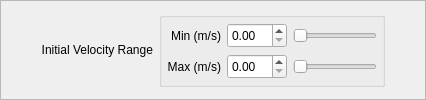
               <widget class="QFrame" name="InitialVelocityFrame" >
                <property name="sizePolicy" >
                 <sizepolicy vsizetype="Preferred" hsizetype="Preferred" >
                  <horstretch>0</horstretch>
                  <verstretch>0</verstretch>
                 </sizepolicy>
                </property>
                <property name="frameShape" >
                 <enum>QFrame::StyledPanel</enum>
                </property>
                <property name="frameShadow" >
                 <enum>QFrame::Raised</enum>
                </property>
                <layout class="QHBoxLayout" name="horizontalLayout_5" >
                 <property name="margin" >
                  <number>0</number>
                 </property>
                 <item>
                  <spacer name="horizontalSpacer_35" >
                   <property name="orientation" >
                    <enum>Qt::Horizontal</enum>
                   </property>
                   <property name="sizeType" >
                    <enum>QSizePolicy::Preferred</enum>
                   </property>
                   <property name="sizeHint" stdset="0" >
                    <size>
                     <width>40</width>
                     <height>20</height>
                    </size>
                   </property>
                  </spacer>
                 </item>
                 <item>
                  <widget class="QLabel" name="InitialVelocityLabel" >
                   <property name="sizePolicy" >
                    <sizepolicy vsizetype="Fixed" hsizetype="Preferred" >
                     <horstretch>0</horstretch>
                     <verstretch>0</verstretch>
                    </sizepolicy>
                   </property>
                   <property name="toolTip" >
                    <string>The initial velocity range the Shooter will send each particle</string>
                   </property>
                   <property name="text" >
                    <string>Initial Velocity Range</string>
                   </property>
                   <property name="alignment" >
                    <set>Qt::AlignRight|Qt::AlignTrailing|Qt::AlignVCenter</set>
                   </property>
                  </widget>
                 </item>
                 <item>
                  <widget class="QGroupBox" name="InitialVelocityBox" >
                   <property name="sizePolicy" >
                    <sizepolicy vsizetype="Fixed" hsizetype="Expanding" >
                     <horstretch>0</horstretch>
                     <verstretch>0</verstretch>
                    </sizepolicy>
                   </property>
                   <property name="title" >
                    <string/>
                   </property>
                   <layout class="QGridLayout" name="gridLayout_12" >
                    <property name="margin" >
                     <number>5</number>
                    </property>
                    <item row="1" column="0" >
                     <widget class="QLabel" name="InitialVelocityMaxLabel" >
                      <property name="sizePolicy" >
                       <sizepolicy vsizetype="Fixed" hsizetype="Preferred" >
                        <horstretch>0</horstretch>
                        <verstretch>0</verstretch>
                       </sizepolicy>
                      </property>
                      <property name="minimumSize" >
                       <size>
                        <width>0</width>
                        <height>25</height>
                       </size>
                      </property>
                      <property name="text" >
                       <string>Max (m/s)</string>
                      </property>
                      <property name="alignment" >
                       <set>Qt::AlignRight|Qt::AlignTrailing|Qt::AlignVCenter</set>
                      </property>
                     </widget>
                    </item>
                    <item row="0" column="0" >
                     <widget class="QLabel" name="InitialVelocityMinLabel" >
                      <property name="sizePolicy" >
                       <sizepolicy vsizetype="Fixed" hsizetype="Preferred" >
                        <horstretch>0</horstretch>
                        <verstretch>0</verstretch>
                       </sizepolicy>
                      </property>
                      <property name="minimumSize" >
                       <size>
                        <width>0</width>
                        <height>25</height>
                       </size>
                      </property>
                      <property name="text" >
                       <string>Min (m/s)</string>
                      </property>
                      <property name="alignment" >
                       <set>Qt::AlignRight|Qt::AlignTrailing|Qt::AlignVCenter</set>
                      </property>
                     </widget>
                    </item>
                    <item row="0" column="2" >
                     <widget class="QSlider" name="InitialVelocityMinSlider" >
                      <property name="orientation" >
                       <enum>Qt::Horizontal</enum>
                      </property>
                     </widget>
                    </item>
                    <item row="0" column="1" >
                     <widget class="QDoubleSpinBox" name="InitialVelocityMinSpinBox" >
                      <property name="sizePolicy" >
                       <sizepolicy vsizetype="Fixed" hsizetype="Fixed" >
                        <horstretch>0</horstretch>
                        <verstretch>0</verstretch>
                       </sizepolicy>
                      </property>
                      <property name="minimumSize" >
                       <size>
                        <width>60</width>
                        <height>25</height>
                       </size>
                      </property>
                      <property name="maximumSize" >
                       <size>
                        <width>60</width>
                        <height>25</height>
                       </size>
                      </property>
                     </widget>
                    </item>
                    <item row="1" column="2" >
                     <widget class="QSlider" name="InitialVelocityMaxSlider" >
                      <property name="orientation" >
                       <enum>Qt::Horizontal</enum>
                      </property>
                     </widget>
                    </item>
                    <item row="1" column="1" >
                     <widget class="QDoubleSpinBox" name="InitialVelocityMaxSpinBox" >
                      <property name="sizePolicy" >
                       <sizepolicy vsizetype="Fixed" hsizetype="Fixed" >
                        <horstretch>0</horstretch>
                        <verstretch>0</verstretch>
                       </sizepolicy>
                      </property>
                      <property name="minimumSize" >
                       <size>
                        <width>60</width>
                        <height>25</height>
                       </size>
                      </property>
                      <property name="maximumSize" >
                       <size>
                        <width>60</width>
                        <height>25</height>
                       </size>
                      </property>
                     </widget>
                    </item>
                   </layout>
                  </widget>
                 </item>
                 <item>
                  <spacer name="horizontalSpacer_33" >
                   <property name="orientation" >
                    <enum>Qt::Horizontal</enum>
                   </property>
                   <property name="sizeType" >
                    <enum>QSizePolicy::Preferred</enum>
                   </property>
                   <property name="sizeHint" stdset="0" >
                    <size>
                     <width>40</width>
                     <height>20</height>
                    </size>
                   </property>
                  </spacer>
                 </item>
                </layout>
               </widget>
